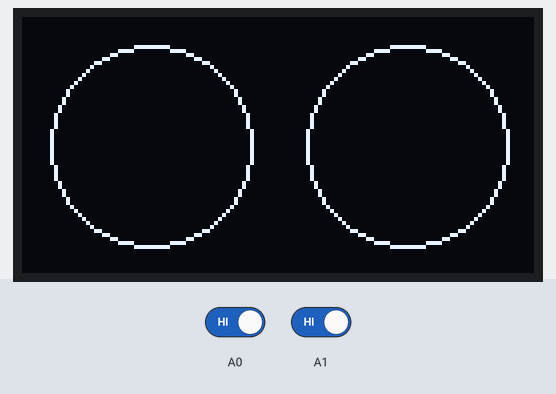
The sketch below on a simulated Arduino Uno, built with avr-gcc and run on an emulated ATmega328P. Shown: 128×64 one-colour display. The inputs (shaded band) are chosen by the test bench; at power-on: A0 HIGH, A1 HIGH.

Above: at 1.2 s.
1.3 s: A0 driven LOW
At 1.51 s:
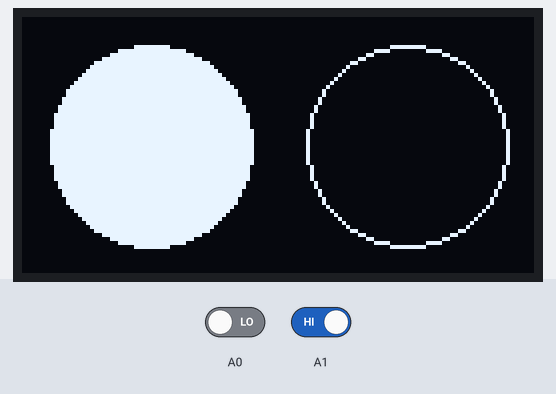
4.3 s: A1 driven LOW
At 4.62 s:
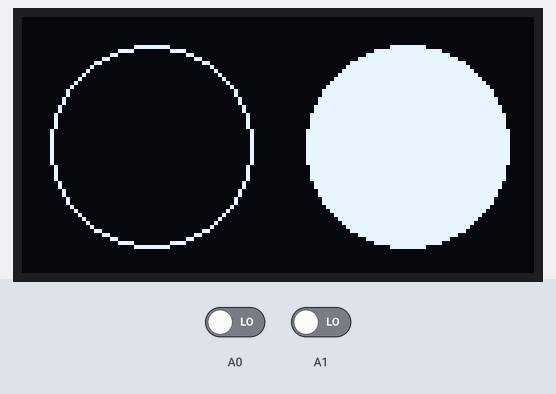
5.9 s: A0 driven HIGH
At 6.3 s:
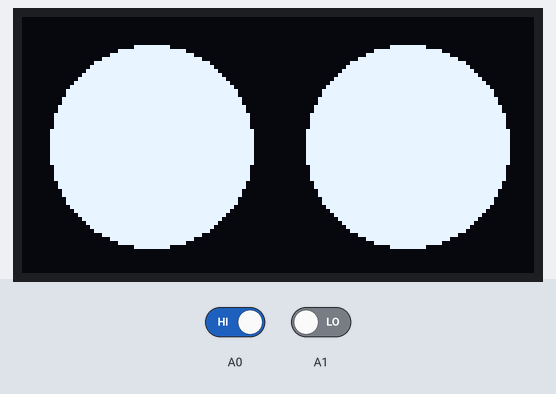
8.9 s: A1 driven HIGH
Timing chart, 0 to 11.4 s (numbered marks = the images above; inputs shaded):
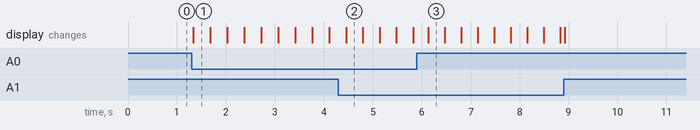

The sketch:

micropro3.9.2020.ino
```cpp
#include<SPI.h>
#include<Wire.h>
#include<Adafruit_GFX.h>
#include<Adafruit_SSD1306.h>
#define SCREEN_WIDTH 128
#define SCREEN_HEIGHT 64
#define OLED_RESET -1
bool sw1;
bool sw2;
Adafruit_SSD1306 display(SCREEN_WIDTH, SCREEN_HEIGHT,&Wire,OLED_RESET); //size 128x64

void setup() {
  display.begin(SSD1306_SWITCHCAPVCC, 0x3c); //initialize I2C addr 0x3c
  display.clearDisplay(); // clears the screen and buffer
//  display.drawPixel(127, 63, WHITE);
//  display.drawLine(0, 63, 127, 21, WHITE);
//  display.drawCircle( , , , WHITE);
  display.drawCircle(32, 32, 25, WHITE);
  display.drawCircle(96, 32, 25, WHITE);
//  display.fillCircle(45, 50, 8, WHITE);
//  display.drawTriangle(70, 60, 90, 60, 80, 46, WHITE);
//  display.setTextSize(1);
//  display.setTextColor(WHITE);
//  display.setCursor(0,0);
//  display.println("Welcome");
//  display.setTextSize(2);
//  display.println("KRAI");
//  display.setTextColor(BLACK, WHITE);
//  display.setTextSize(1);
//  display.println("www.krai.io");
//  display.setTextColor(WHITE, BLACK);
  pinMode(A0,INPUT);
  pinMode(A1,INPUT);
  display.display();
}

void loop() {

  display.clearDisplay();


  if(digitalRead(A0) == 0){
    sw1 = !sw1;
  }

  if(sw1)
  {
    display.fillCircle(32, 32, 25, WHITE);
  }
  else
  {
    display.drawCircle(32, 32, 25, WHITE);
  }
  if(digitalRead(A1)==0) {
    sw2 = !sw2;
  }
  if(sw2)
  {
    display.fillCircle(96, 32, 25, WHITE);
  }
  else
  {
    display.drawCircle(96, 32, 25, WHITE);
  }
  display.display();
}
```

Measured:
- after the input at 1.3 s, the display: changes at once (image 1)
- after the input at 4.3 s, the display: changes after 0.15 s (image 2)
- after the input at 5.9 s, the display: changes after 0.23 s (image 3)
